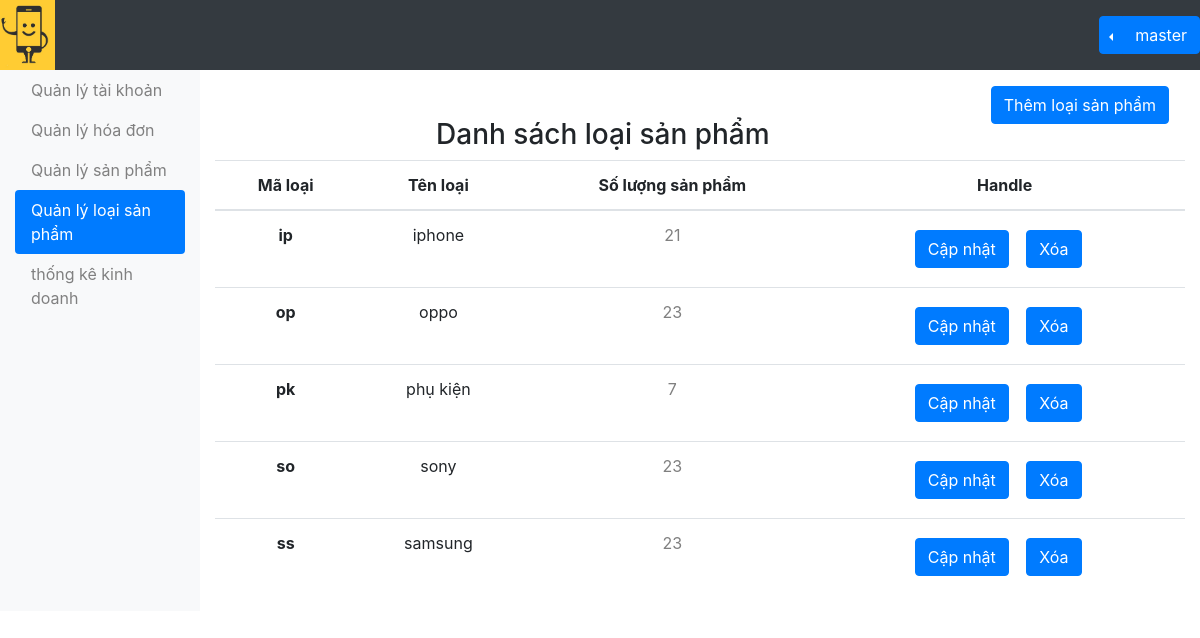
The app's page /quanlyLoaiSP.php (signed in) with its own data.
### tables this page shows
CREATE TABLE `loaisp` (
  `MaLoaiSP` varchar(30) NOT NULL,
  `TenLoaiSP` varchar(30) NOT NULL
);

### quanlyLoaiSP.php (the view, shortened to what this page needs)
<!DOCTYPE html>
<html lang="en">
<?php
require("DataProvider.php");
include("css.php") ?>
<body>
  <?php
  include("./naviagte.php");
  ?>
  <div class="d-flex flex-wrap">
    <?php include("./headerAdmin.php"); ?>
    <div class="col-md-9 ml-sm-auto col-lg-10 pt-3">
      <h3>
        <a href="xlLoaiSP.php" class="btn btn-primary mr-sm-3" style="float:right;"> Thêm loại sản phẩm </a>
      </h3>
      <br>
      <h3 class="text-center">
        Danh sách loại sản phẩm
      </h3>
      <table class="table min-h">
        <thead>
          <tr class="text-center">
            <th scope="col">Mã loại </th>
            <th scope="col">Tên loại</th>
            <th scope="col">Số lượng sản phẩm</th>
            <th scope="col">Handle</th>
          </tr>
        </thead>
        <tbody>
          <?php
          $sql = 'SELECT COUNT(sanpham.MaLoaiSP) as soluong,loaisp.MaLoaiSP ,loaisp.TenLoaiSP
      FROM loaisp LEFT JOIN sanpham
      ON loaisp.MaLoaiSP=sanpham.MaLoaiSP
      GROUP BY loaisp.MaLoaiSP';
          $result = mysqli_query($conn, $sql);
          while ($row = mysqli_fetch_array($result)) {
            $MaLoaiSP = $row['MaLoaiSP'];
            $TenLoaiSP = $row['TenLoaiSP'];
            $soluong = $row['soluong'];
            echo '
                   <tr class="text-center">
                     <th >' . $MaLoaiSP . '</th>
                     <td>' . $TenLoaiSP . '</td>
                     <td>
                       <a href="quanlysp.php?tl=' . $MaLoaiSP . '">
                       ' . $soluong . '
                       </a>
                     </td>
                     <td>
                       <a href="xlLoaiSP.php?id=' . $MaLoaiSP . '">
                         <div class="btn btn-primary">Cập nhật</div>
                       </a>
                       <form class="btn" action="xlLoaiSP.php" method="post">
                          <input type="hidden" name="loai" value="Xoá">
                          <input type="hidden" name="MaLoaiSP" value="' . $MaLoaiSP . '">
                          <input class="btn btn-primary" type="submit" value="Xóa">
                        </form>
                     </td>
                   </tr>';
          }
          ?>
        </tbody>
      </table>
    </div>
  </div>
</body>
</html>

### records on screen
loaisp: MaLoaiSP "ip", TenLoaiSP "iphone", soluong "21"
loaisp: MaLoaiSP "op", TenLoaiSP "oppo", soluong "23"
loaisp: MaLoaiSP "pk", TenLoaiSP "phụ kiện", soluong "7"
loaisp: MaLoaiSP "so", TenLoaiSP "sony", soluong "23"
loaisp: MaLoaiSP "ss", TenLoaiSP "samsung", soluong "23"

### other values on screen
$_SESSION['member'] "master"
